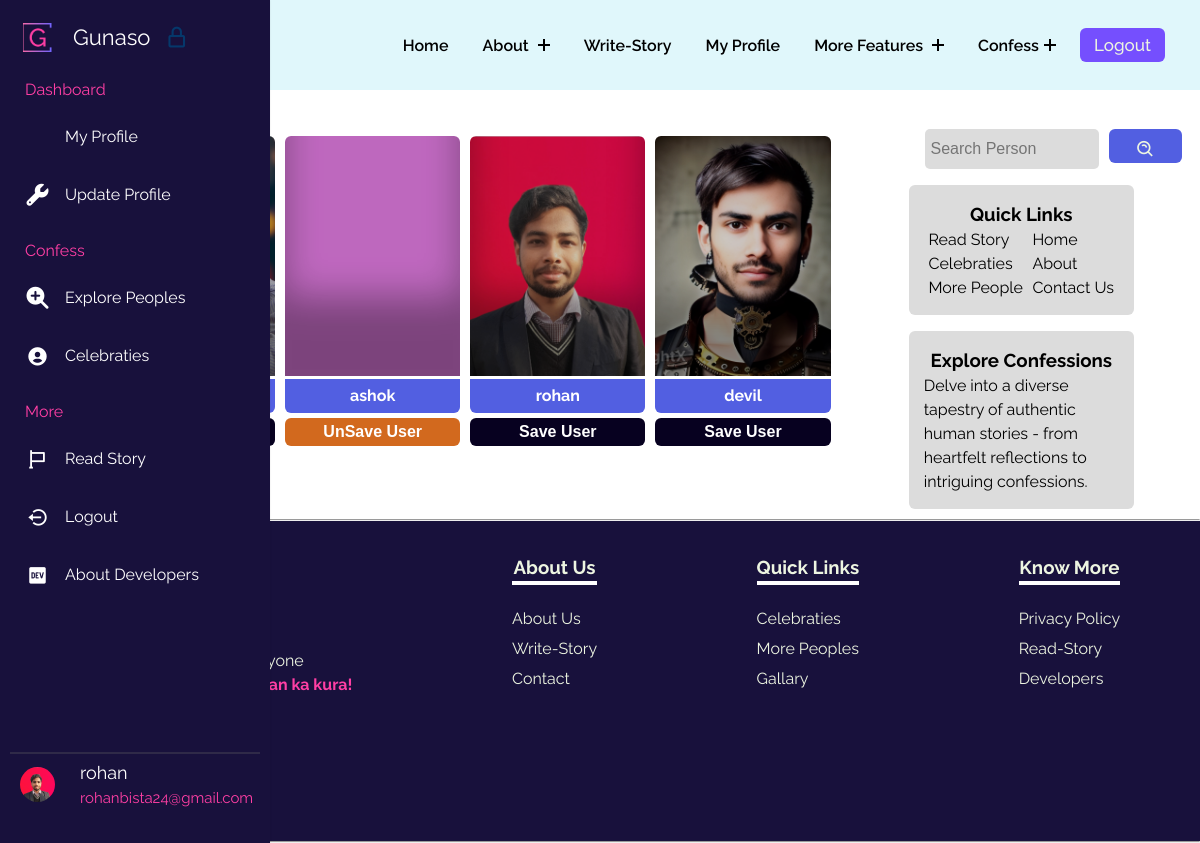
The app's page /persons/ (signed in) with its own data.
### gunasoApp/models.py (models this page shows, shortened)
class Profile(models.Model):
    user = models.OneToOneField(User, on_delete=models.CASCADE, related_name="Profile")
    image = models.ImageField(upload_to="gunasoApp/images/loggeduserImages", blank=True, default="upload-image")

### gunasoApp/views.py (the view)
# urls.py: path('persons/',views.persons, name='person'),
def persons(request):
    if request.user.is_anonymous:
        all_users = Profile.objects.all()
        uppercontext = {
            "all_users": all_users,
        }
        return render(request, 'persons.html', uppercontext)
    else:
        clipped_users_fetch = Clipping.objects.filter(user=request.user)
        all_users = Profile.objects.all()
        saved_users = clipped_users_fetch.values_list('visitedUser', flat=True)
        context = {
            "all_users": all_users,
            "saved_users": saved_users,
        }
        return render(request, 'persons.html', context)

### templates/persons.html (shortened to what this page needs)
{% extends 'base.html' %}
{% load static %}
        {% block base_style%}
        {{ block.super }}
        <link rel="stylesheet" href="{% static 'styles/persons.css' %}">
        {% endblock base_style%}
        {% block content %}
        <div class="famoustopicsmain">
            <div class="containflex">
                <div class="leftside">
                    <h2>Connect <span class="blue">with:</span></h2>
                    <div class="gridcontain">
                        {% for profile in all_users %}
                        <div data-aos="fade-up">
                            <div class="card" style="background-image: url(../media/{{profile.image}});">
                            </div>
                            <div class="linksbtns">
                                <a class="usernameanchor" href="../user/{{ profile.user }}">{{ profile.user }}</a>
                                {% if user.is_authenticated %}
                                {% if profile.user.id not in saved_users %}
                                <form action="{{ user }}/clip-system/{{ profile.user }}/" method="post">
                                    <input class="clipuserbtn" type="submit" value="Save User" name="" id="">
                                </form>
                                {% else %}
                                <form action="../persons/{{user}}/unclip-system/{{ profile.user }}/" method="post">
                                    <input style="background-color:chocolate; color: #fff;" class="clipuserbtn"
                                        type="submit" value="UnSave User" name="" id="">
                                </form>
                                {% endif %}
                                {% endif %}
                            </div>
                        </div>
                        {% endfor %}
                    </div>
                </div>
                <div class="rightside">
                    <div class="searchdiv" data-aos="fade-down">
                        <form method="get" action="{% url 'searchperson' %}">
                            <input class="searchinp" type="search" placeholder="Search Person" aria-label="Search"
                                name="query" id="query">
                            <button class="copybtn" type="submit" style="margin: 0;">
                                <i class='bx bx-search-alt'></i>
                            </button>
                        </form>
                    </div>
                    <div class="catandside">
                        <div class="categoriesdiv" data-aos="fade-down">
                            <h3>Quick Links</h3>
                            <div class="uls">
                                <ul class="lineone">
                                    <li><a href="/read-story">Read Story</a></li>
                                    <li><a href="/topics">Celebraties</a></li>
                                    <li><a href="#">More People</a></li>
                                </ul>
                                <ul class="lineone">
                                    <li><a href="/">Home</a></li>
                                    <li><a href="/about">About</a></li>
                                    <li><a href="/contact">Contact Us</a></li>
                                </ul>
                            </div>
                        </div>
                        <div class="categoriesdiv" data-aos="fade-up">
                            <h3>Explore Confessions</h3>
                            <p>Delve into a diverse tapestry of authentic human stories - from heartfelt reflections to
                                intriguing confessions.</p>
                        </div>
                    </div>
                </div>
            </div>
        </div>
        {% endblock %}

### templates/base.html (shortened to what this page needs)
{% load static %}
<!DOCTYPE html>
<html lang="en">
<head>
    {% block base_style%}
    <link rel="stylesheet" href="{% static 'styles/base.css' %}">
    <link href="https://unpkg.com/aos@2.3.1/dist/aos.css" rel="stylesheet">
    {% endblock base_style%}
    <link rel="stylesheet" href="https://cdnjs.cloudflare.com/ajax/libs/font-awesome/4.7.0/css/font-awesome.min.css" />
    <link href="https://cdn.jsdelivr.net/npm/remixicon@4.0.0/fonts/remixicon.css" rel="stylesheet" />
    <link flex href="https://unpkg.com/boxicons@2.1.4/css/boxicons.min.css" rel="stylesheet" />
</head>
<body>
    <header class="header">
        <div class="container_nav">
            <div class="header-main">
                <div class="logo">
                    <a href="/">
                        <div class="contentlogo">
                            <h2 class="text" data-text="Gunaso">
                            </h2>
                        </div>
                    </a>
                </div>
                <nav class="nav-menu">
                    <ul class="menu">
                        <li class="menu-item">
                            <a href="/">Home</a>
                        </li>
                        <li class="menu-item menu-item-has-children">
                            <a href="#" data-toggle="sub-menu">About <i class="plus"></i></a>
                        </li>
                        <li class="menu-item">
                            <a href="{% url 'writestory' %}">write-Story</a>
                        </li>
                        <li class="menu-item">
                            <a href="/user/{{request.user}}">My Profile</a>
                        </li>
                        <li class="menu-item menu-item-has-children">
                            <a href="#" data-toggle="sub-menu">More Features <i class="plus"></i></a>
                        </li>
                        <li class="menu-item menu-item-has-children">
                            <a href="#" data-toggle="sub-menu">Confess<i class="plus"></i></a>
                        </li>
                        {% if user.is_authenticated %}
                        <button id="logoutbtn" onclick="logoutfunc()">
                            Logout
                        </button>
                        {% endif %}
                    </ul>
                </nav>
            </div>
        </div>
    </header>
    <nav class="sidebar hoverable close">
        <div class="logo_items flex">
            <span class="nav_image">
                <img src="{% static 'images/logos/g-high-resolution-logo-transparent.png' %}" alt="logo_img" />
            </span>
            <span class="logo_name">Gunaso</span>
            <i class="bx bx-lock-alt" id="lock-icon" title="Unlock Sidebar"></i>
        </div>
        <div class="menu_container">
            <div class="menu_items">
                <ul class="menu_item">
                    <div class="menu_title flex">
                        <span class="title">Dashboard</span>
                    </div>
                    <li class="item">
                        <a href="/user/{{request.user}}" class="link flex">
                            <i style="color: #fff;">
                                <lord-icon src="https://cdn.lordicon.com/hrjifpbq.json" trigger="hover"
                                    style="width:35px;height:35px" colors="primary:#fff,secondary:#fff">
                                </lord-icon>
                            </i>
                            <span>My Profile</span>
                        </a>
                    </li>
                    <li class="item">
                        <a href="{% url 'update_profile' %}" class="link flex">
                            <i class="fa-solid fa-wrench"></i>
                            <span>Update Profile</span>
                        </a>
                    </li>
                </ul>
                <ul class="menu_item">
                    <div class="menu_title flex">
                        <span class="title">Confess</span>
                    </div>
                    <li class="item">
                        <a href="{% url 'person' %}" class="link flex">
                            <i class="fa-solid fa-magnifying-glass-plus"></i>
                            <span>Explore Peoples</span>
                        </a>
                    </li>
                    <li class="item">
                        <a href="{% url 'topics' %}" class="link flex">
                            <i class='bx bxs-user-circle'></i>
                            <span>Celebraties</span>
                        </a>
                    </li>
                </ul>
                <ul class="menu_item">
                    <div class="menu_title flex">
                        <span class="title">More</span>
                    </div>
                    <li class="item">
                        <a href="{% url 'readstory' %}" class="link flex">
                            <i class="bx bx-flag"></i>
                            <span>Read Story</span>
                        </a>
                    </li>
                    <li class="item">
                        <a href="{% url 'logout' %}" class="link flex">
                            <i class='bx bx-log-out-circle'></i>
                            <span>Logout</span>
                        </a>
                    </li>
                    <li class="item">
                        <a href="{% url 'developers' %}" class="link flex">
                            <i class='bx bxl-dev-to'></i>
                            <span>About Developers</span>
                        </a>
                    </li>
                </ul>
            </div>
            <div class="sidebar_profile flex">
                {% if user.is_authenticated %}
                <span class="nav_image">
                    <img src="{{request.user.Profile.image.url}}" alt="logo_img"
                        style="border-radius: 50%; height: 35px; width:35px;" />
                </span>
                <div class="data_text">
                    <span class="name">{{request.user}}</span>
                    <br>
                    <span class="email">{{request.user.email}}</span>
                </div>
                {% else %}
                <span class="name">Login</span>
                {% endif %}
            </div>
        </div>
    </nav>
    {% block content %} {% endblock %}
    <hr>
    <footer class="footer">
        <div class="fone">
            <p>Gunaso for Everyone<br> <span>Pokham afna man ka kura!</span></p>
            <div class="footer-links">
                <a href=""></a>
                <a href=""></a>
                <a href=""></a>
            </div>
        </div>
        <div class="ftwo">
            <ul>
                <h3 class="footer-h3">About Us</h3>
                <li><a href="{% url 'about' %}">About Us</a></li>
                <li><a href="{% url 'writestory' %}">Write-Story</a></li>
                <li><a href="{% url 'contact' %}">Contact</a></li>
            </ul>
        </div>
        <div class="fthree">
            <ul>
                <h3 class="footer-h3">Quick Links</h3>
                <li><a href="{% url 'topics'%}">Celebraties</a></li>
                <li><a href="{% url 'person'%}">More Peoples</a></li>
                <li><a href="{% url 'gallary' %}">Gallary</a></li>
            </ul>
        </div>
        <div class="ffour">
            <ul>
                <h3 class="footer-h3">Know More</h3>
                <li><a href="{% url 'privacypolicy' %}">Privacy Policy</a></li>
                <li><a href="{% url 'readstory' %}">Read-Story</a></li>
                <li><a href="{% url 'developers' %}">Developers</a></li>
            </ul>
        </div>
    </footer>
</body>
</html>

### static/styles/persons.css (style rules this page uses)
* { margin: 0; padding: 0; box-sizing: border-box; }
:root { --dark: #05386B; --darkgreen: #379683; --bcolor: #5CDB95; --backupgreen: #8EE4AF; --para: #EDF5E1; --mainheading: #FFF; --hotish: #FF3FA4; --skyblue: #525FE1; --deepdark: #1010; }
.blue { color: var(--skyblue); }
.copybtn { cursor: pointer; background-color: var(--skyblue); font-family: inherit; display: inline-block; width: 5em; height: 2em; line-height: 1.9em; margin: 10px 0; position: relative; overflow: hidden; border: 2px solid var(--color); transition: color .5s; z-index: 1; font-size: 17px; border-radius: 6px; font-weight: 500; color: var(--para); }
.copybtn:before { content: ""; position: absolute; z-index: -1; background: var(--skyblue); height: 150px; width: 200px; border-radius: 50%; }
.copybtn:before { top: 100%; left: 100%; transition: all .7s; }
.famoustopicsmain { margin: 0 .5rem 0 5rem; }
.containflex { padding: 10px; display: flex; gap: 20px; }
.gridcontain { display: grid; grid-row-gap: 3rem; grid-column-gap:10px; grid-template-columns: repeat(4, 1fr) }
.card { padding: 6px; height: 30vh; border-top-left-radius: 6px; border-top-right-radius: 6px; box-shadow: rgba(0, 0, 0, 0.35) 0px -80px 36px -1px inset; background-color: violet; background-size: cover; background-position: center; background-repeat: no-repeat; filter: brightness(80%); }
a { text-decoration: none; }
.usernameanchor { display: flex; justify-content: center; font-weight: bold; margin-top: 3px; font-size: 16px; background-color: var(--skyblue); padding: 5px 10px; border-bottom-left-radius: 6px; border-bottom-right-radius: 6px; width: inherit; color: #ffffff; }
.linksbtns { display: flex; flex-direction: column; gap: 5px; }
.gridcontain form { width: 100%; }
form .clipuserbtn { border: none; cursor: pointer; display: flex; justify-content: center; font-weight: bold; font-size: 16px; background-color: rgb(7, 1, 32); padding: 5px 10px; border-radius: 6px; width: inherit; color: #ffffff; }
.leftside { padding: 0 10px 10px 10px; flex-basis: 70%; }
.rightside { padding-top: 13px; flex-basis: 30%; border-radius: 6px; }
.searchdiv { margin-top: 1rem; display: flex; align-items: center; margin-left: 4rem; }
.searchdiv form { display: flex; gap: 10px; }
.searchdiv i { line-height: 5vh; font-size: 20px; }
.searchinp { padding: 6px; width: 78%; background-color: gainsboro; height: 5vh; }
.searchinp { border: none; font-size: 16px; border-radius: 5px; }
.catandside { display: flex; flex-direction: column; align-items: center; }
.categoriesdiv { margin-top: 1rem; border-radius: 6px; padding: 15px; background-color: gainsboro; text-align: center; width: 70%; }
.categoriesdiv p { text-align: left; }
.uls { display: flex; justify-content: space-around; }
.uls ul { text-align: left; }
.uls ul li a { text-decoration: none; color: #000; cursor: pointer; }

### records on screen
Profile: user "ashok"
Profile: image (picture), user "rohan"
Profile: image (picture), user "devil"

### other values on screen
{{ request.user }} "rohan"
{{ request.user.email }} "rohanbista24@gmail.com"
